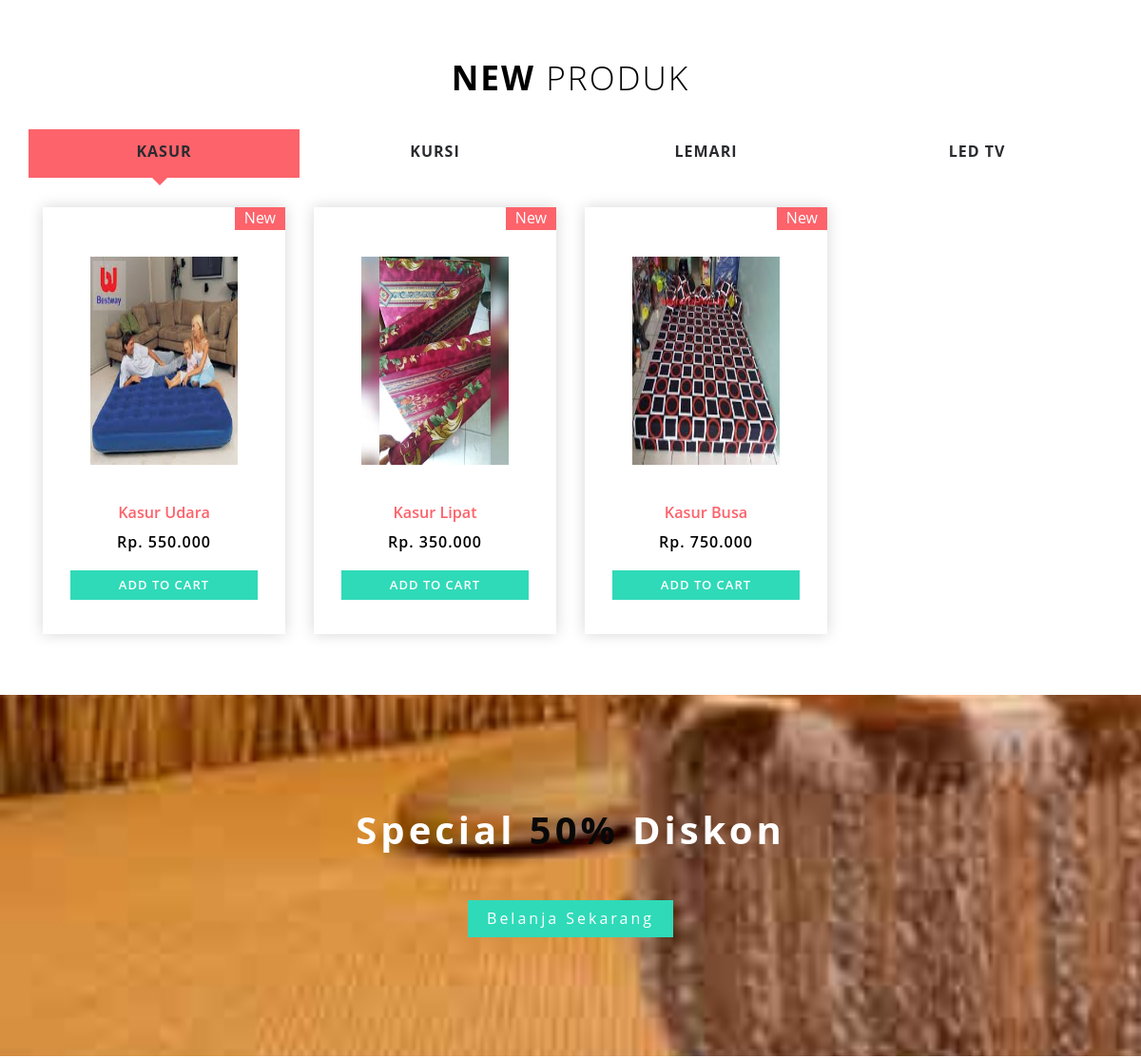
Before: / (middle part) with the older database file.
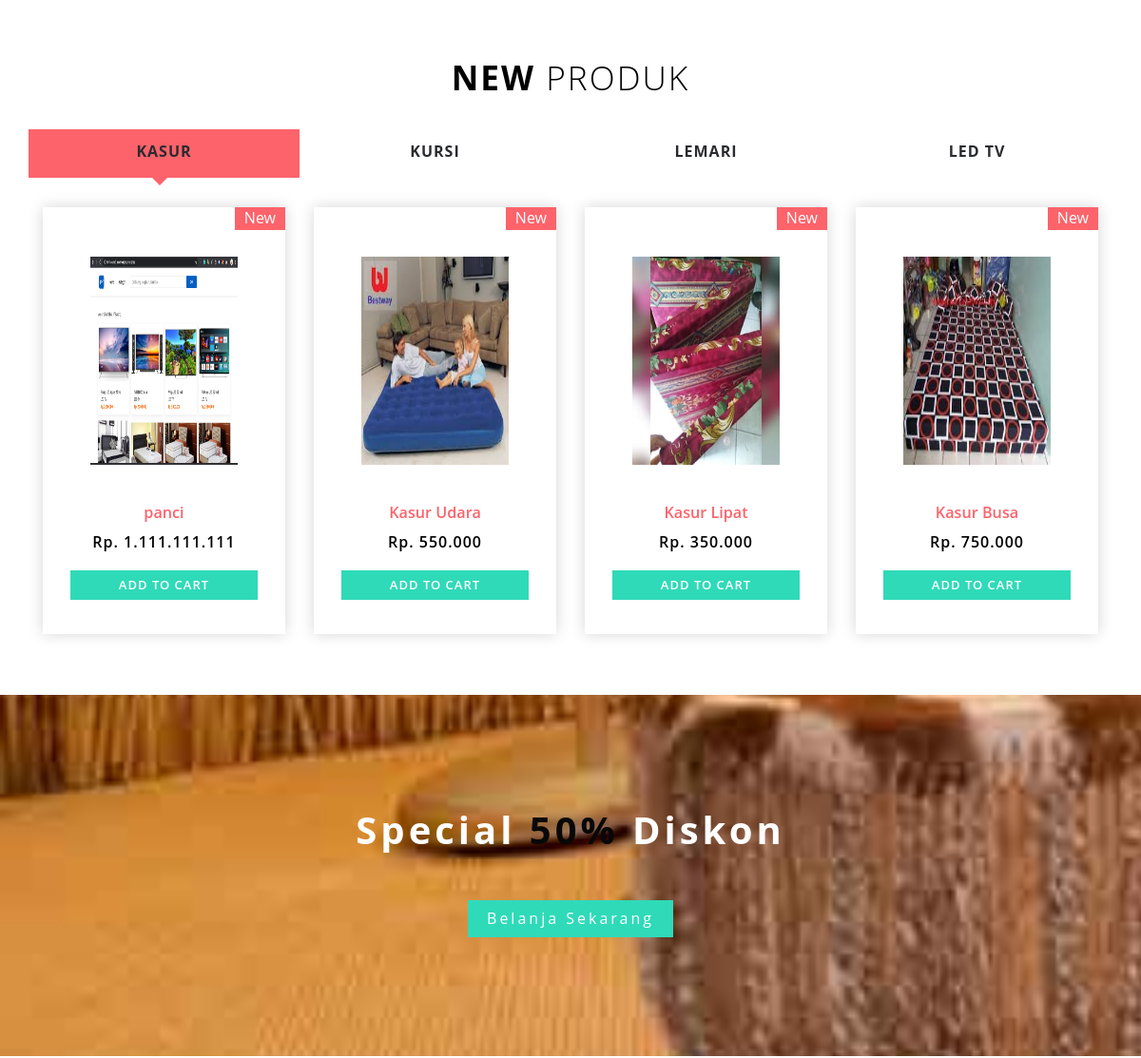
After: the same page with the newer database file.
### tables this page shows
CREATE TABLE `tb_barang` (
  `kd_barang` varchar(10) NOT NULL DEFAULT '',
  `nama_barang` varchar(100) NOT NULL DEFAULT '',
  `deskripsi` text,
  `gambar_barang` varchar(50) NOT NULL DEFAULT '',
  `jenis_barang` varchar(10) NOT NULL DEFAULT '',
  `stok_barang` int(10) NOT NULL,
  `harga_barang` int(10) NOT NULL
);

### application/views/depan/templating/templating.php (called while the page is built)
<?php $this->load->view('depan/templating/header'); ?>
<?php $this->load->view($isi); ?>
<?php $this->load->view('depan/templating/footer'); ?>

### application/controllers/depan.php (called while the page is built, shortened)
<?php
class depan extends CI_Controller {
	function __construct(){
		$this->load->model('model_depan');
		$this->load->library('email');
	}
	function index(){
		$data['isi']='depan/index';
		$data['kode_pelanggan']=$this->model_depan->kode_pelanggan();
		$data['kasur']=$this->model_depan->get_barang_kasur();
		$data['kursi']=$this->model_depan->get_barang_kursi();
		$data['lemari']=$this->model_depan->get_barang_lemari();
		$data['tv']=$this->model_depan->get_barang_tv();
		$data['kasur4']=$this->model_depan->get_barang_kasur4();
		$data['kursi4']=$this->model_depan->get_barang_kursi4();
		$data['lemari4']=$this->model_depan->get_barang_lemari4();
		$data['tv4']=$this->model_depan->get_barang_tv4();
		$this->load->view('depan/templating/templating', $data);
	}
}

### index.php (called while the page is built, shortened)
<?php
require_once BASEPATH.'core/CodeIgniter.php';

### application/models/model_depan.php (called while the page is built, shortened)
<?php
Class model_depan extends CI_Model{
	function get_barang_kasur4(){
		$result = $this->db->get('');
		return $result->result();
	}
}

### application/views/depan/index.php (the view, shortened to what this page needs)
<div class="new_arrivals_agile_w3ls_info">
	<div class="container">
	    <h3 class="wthree_text_info">New <span>Produk</span></h3>
			<div id="horizontalTab">
					<ul class="resp-tabs-list">
						<li> Kasur</li>
						<li> Kursi</li>
						<li> Lemari</li>
						<li> LED TV</li>
					</ul>
				<div class="resp-tabs-container">
					<div class="tab1">
						<?php foreach ($kasur4 as $row ) { ?>
						<div class="col-md-3 product-men">
							<div class="men-pro-item simpleCart_shelfItem">
								<div class="men-thumb-item">
									<img style="width: 255px; height: 291px" src="<?php echo base_url('assets/admin/gambar/'.$row->gambar_barang)?>" alt="" class="pro-image-front">
										<span class="product-new-top">New</span>
								</div>
								<div class="item-info-product ">
									<h4><a href="single.html"><?php echo $row->nama_barang ?></a></h4>
									<div class="info-product-price">
										<span class="item_price">Rp. <?php echo number_format($row->harga_barang,0,',','.') ?></span>
									</div>
									<div class="snipcart-details top_brand_home_details item_add single-item hvr-outline-out button2">
										<a href="<?php echo base_url('index.php/depan/tambah_keranjang/' .$row->kd_barang) ?>"><input type="submit" name="submit" value="Add to cart" class="button" /></a>
									</div>
								</div>
							</div>
						</div>
						<?php
							}
						?>
						<div class="clearfix"></div>
					</div>
				</div>
			</div>
		</div>
	</div>
	<div class="sale-w3ls">
		<div class="container">
			<h6>Special <span>50%</span> Diskon</h6>
			<a class="hvr-outline-out button2" href="#">Belanja Sekarang </a>
		</div>
	</div>

### application/views/depan/templating/header.php (shortened to what this page needs)
<!DOCTYPE html>
<html>
<head>
<link rel="stylesheet" href="<?php echo base_url('assets/depan/css/flexslider.css')?>" type="text/css" media="screen" />
<link href="<?php echo base_url('assets/depan/css/bootstrap.css')?>" rel="stylesheet" type="text/css" media="all" />
<link href="<?php echo base_url('assets/depan/css/style.css')?>" rel="stylesheet" type="text/css" media="all" />
<link href="<?php echo base_url('assets/depan/css/font-awesome.css')?>" rel="stylesheet">
<link rel="stylesheet" type="text/css" href="<?php echo base_url('assets/depan/css/jquery-ui.css')?>">
<link href="<?php echo base_url('assets/depan/css/easy-responsive-tabs.css')?>" rel='stylesheet' type='text/css'/>
</head>
<body>

### application/views/depan/templating/footer.php (shortened to what this page needs)
</body>
</html>

### assets/depan/css/easy-responsive-tabs.css (style rules this page uses)
body { margin: 0px; padding: 0px; }
ul.resp-tabs-list, p { margin: 0px; padding: 0px; }
.resp-tabs-list li { display: inline-block; padding: 12px 20px; margin: 0; list-style: none; cursor: pointer; float: left; color: #2A2B2F; width: 25%; text-align: center; font-size: 1em; font-weight: 700; letter-spacing: 1px; text-transform: uppercase; }
.resp-tabs-container { padding: 0px; clear: left; }
.resp-tab-content { display: none; }
.resp-tab-active { border-bottom: 4px solid #fc636b; margin-bottom: -1px !important; position:relative; background:#fc636b; }
.resp-tab-active:before { content: ''; position: absolute; width: 0; height: 0; border-top: 10px solid #fc636b; border-left: 10px solid rgba(69, 42, 21, 0); border-right: 10px solid rgba(199, 57, 57, 0); left: 45%; top: 103%; transition: 0.5s all; -webkit-transition: 0.5s all; -o-transition: 0.5s all; -moz-transition: 0.5s all; -ms-transition: 0.5s all; }
.resp-tab-active { background-color:#fc636b; }
.resp-tab-content-active { display: block; }

Changed rows visible on the page:
added tb_barang: gambar_barang (picture), nama_barang "panci", harga_barang "1.111.111.111"
